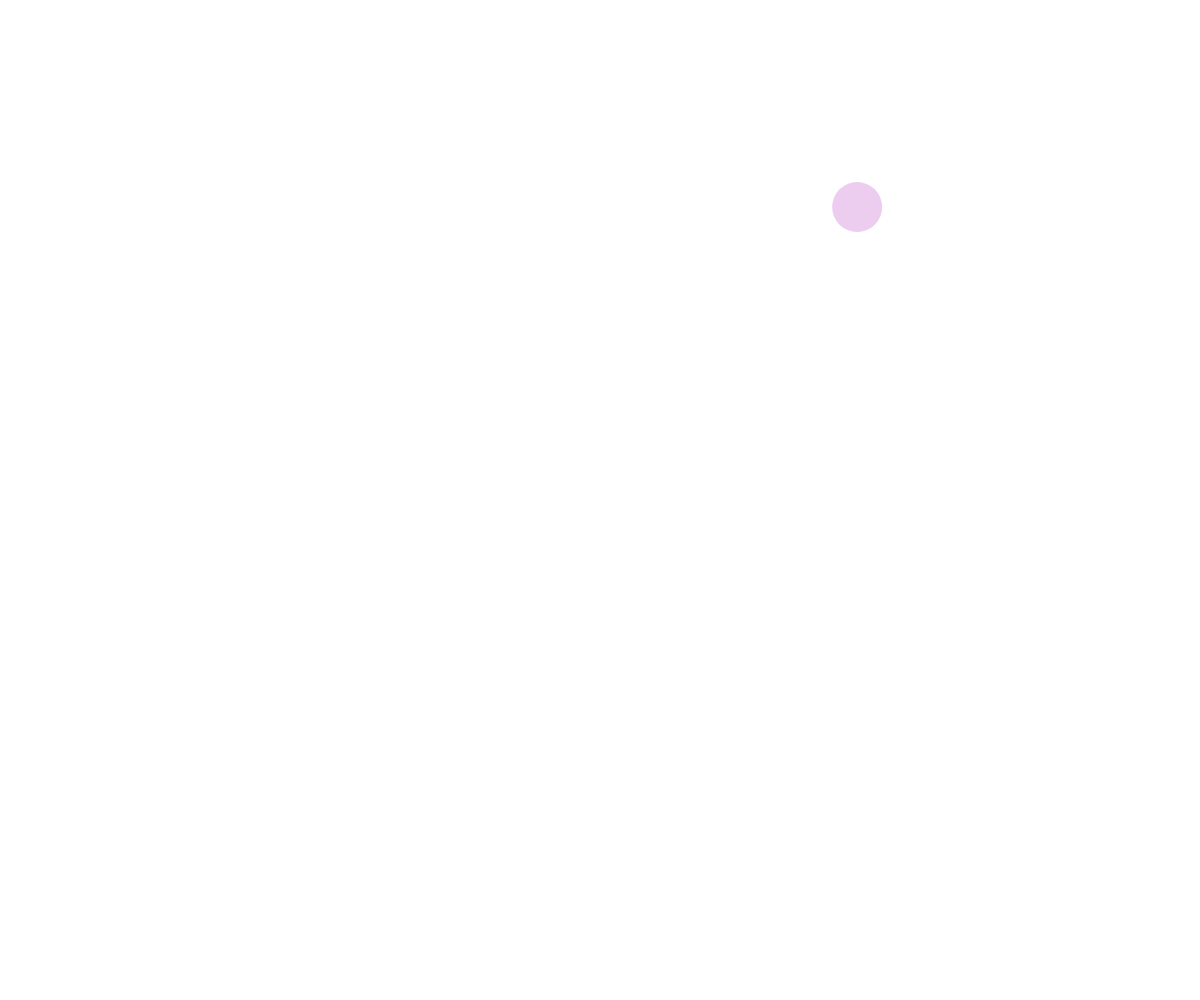
Frame 1 (no input)
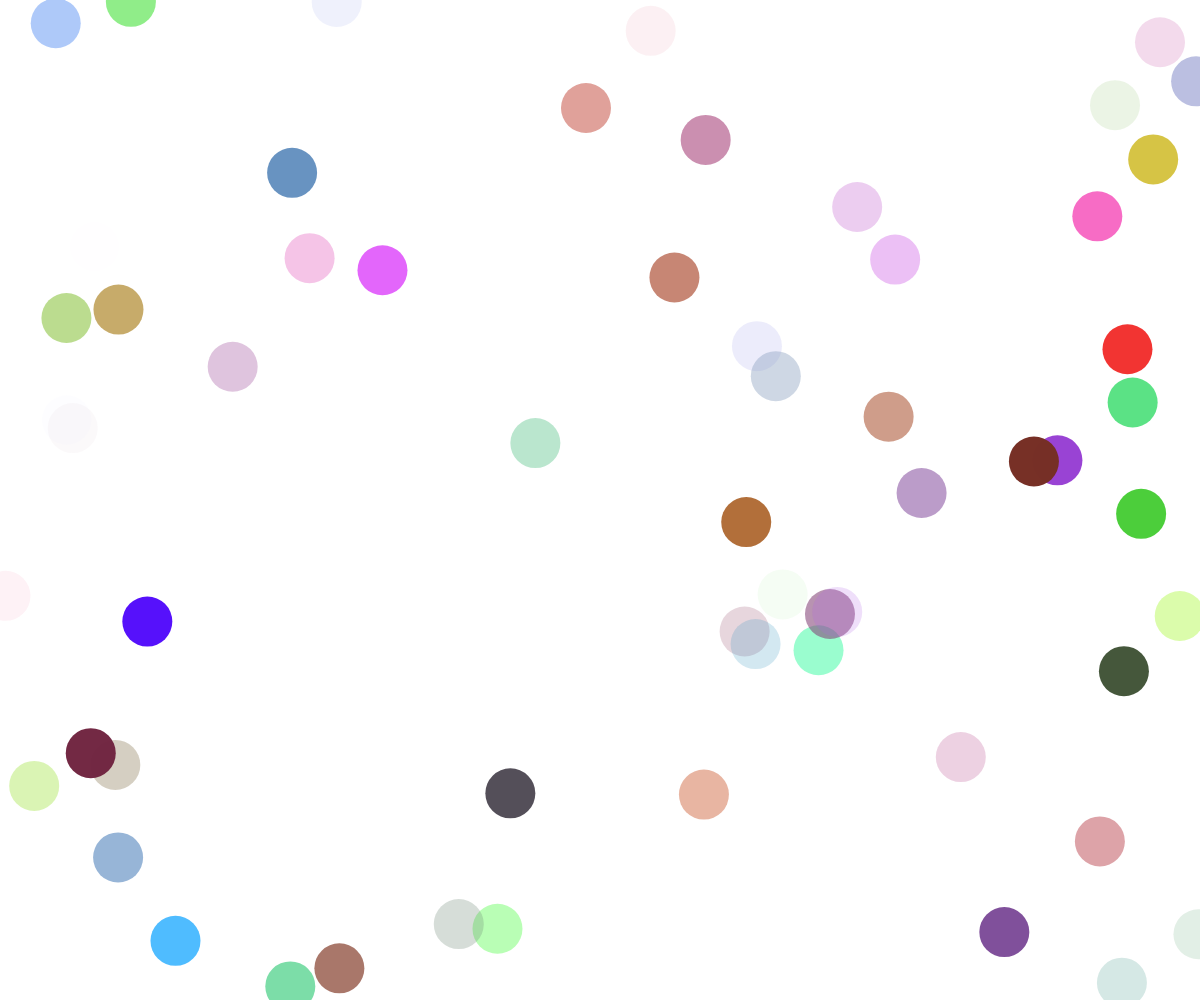
Frame 60 (no input)
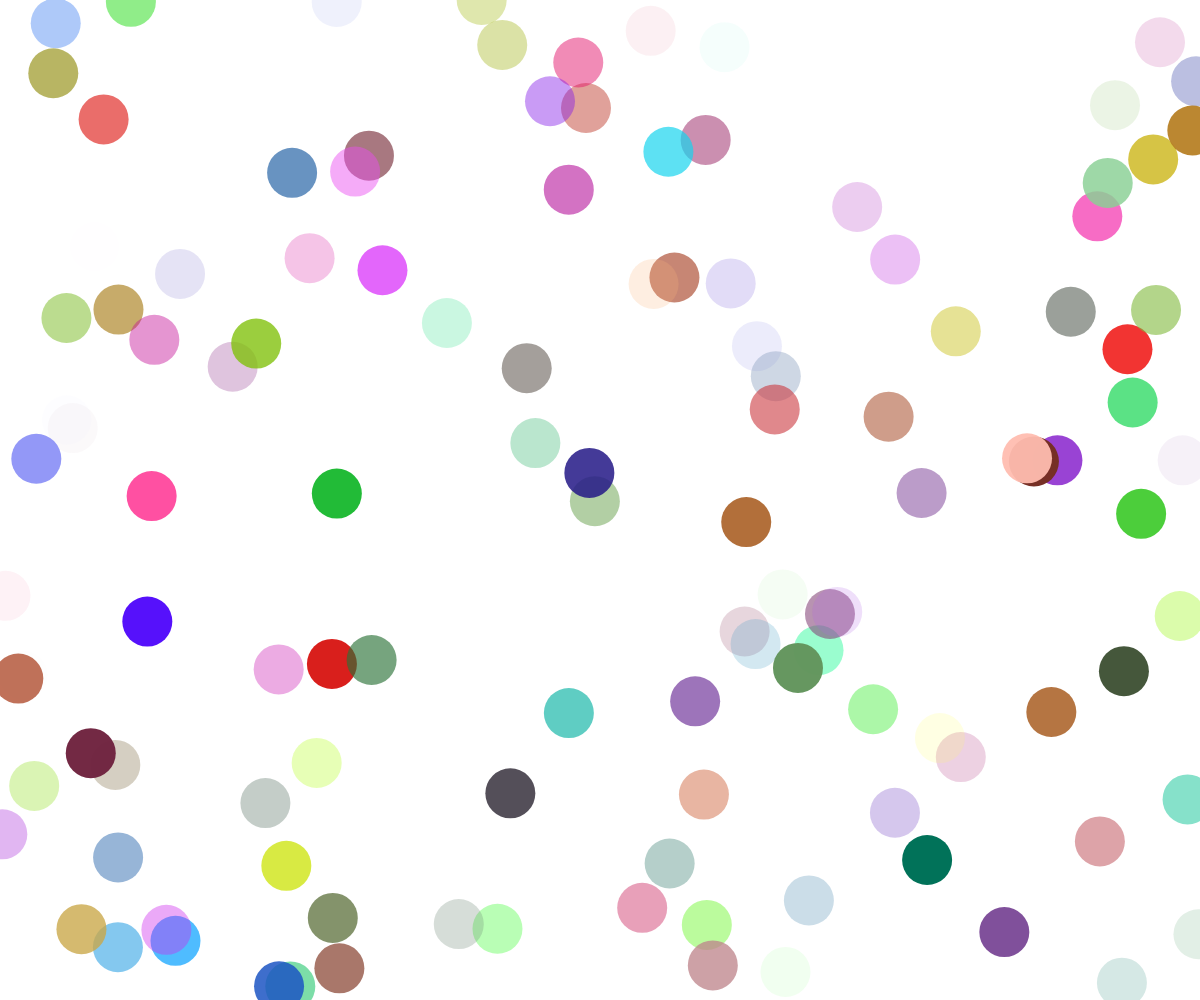
Frame 120 (the mouse pressed at the canvas centre since frame 60)

The p5.js sketch that drew these frames (run headless with seeded random() and noise() and a simulated clock; from frame 60 on, the mouse is pressed at the canvas centre):

// p5.js sketch
// ── sketch.js

// Global variables
let circleX;
let circleY;


function setup() {
  createCanvas(windowWidth,windowHeight);
  background(255);  // white
  noStroke();

  // p5.js will automatically run your code at 60 frames per second (FPS).
  // frameRate(60);
}

/* Loop */
function draw() {
  // Assign the elliipse's x position to be a random position
  circleX = random(0, width);

  // Assign the elliipse's y position to be a random position
  circleY = random(0, height);

  // Set the fill to be a random value
  fill(random(0, 256), random(0, 256), random(0, 256), random(0, 256));

  //Create an ellipse with defined variables passed in
  ellipse(circleX, circleY, 50, 50);

}
